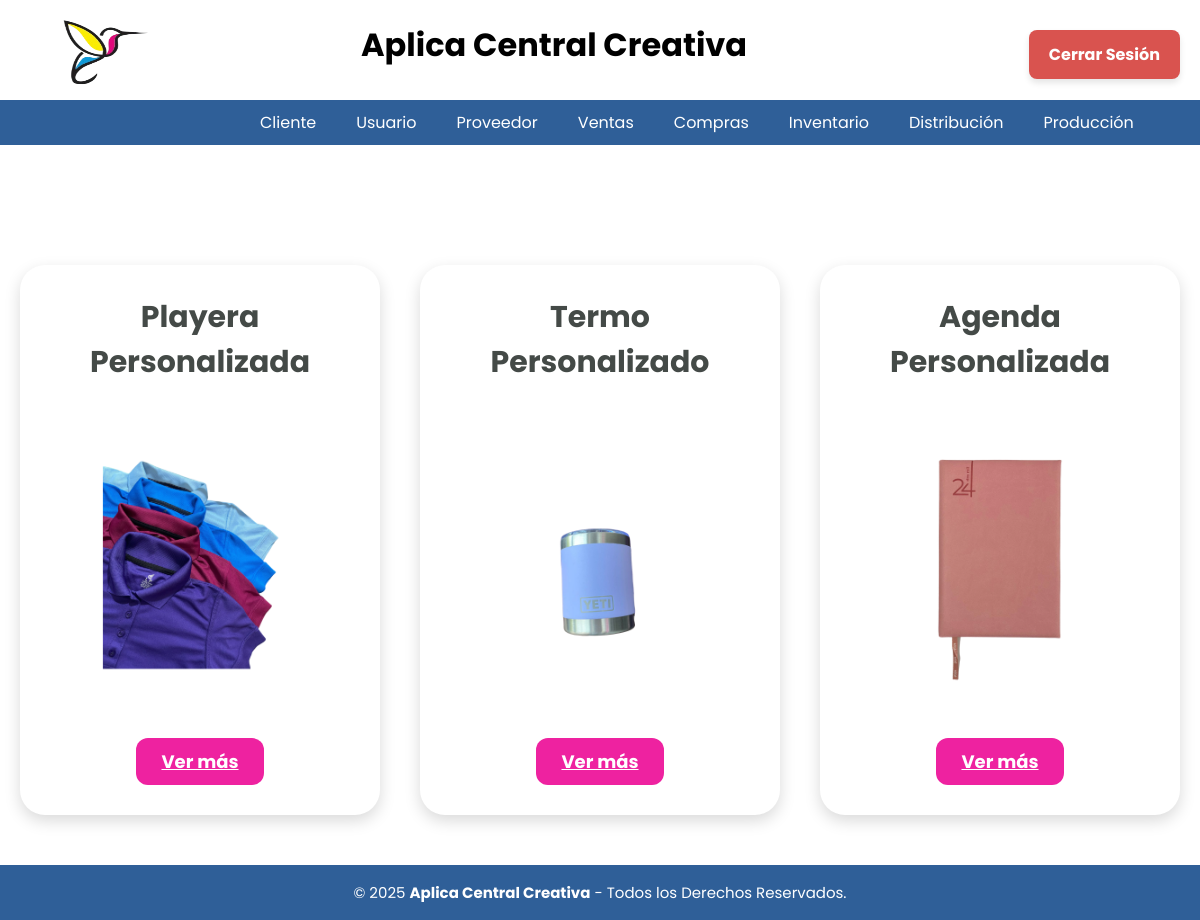
/Home/inicio.php (signed in), run on the app's committed database.
### tables this page shows
create table articulos(
id_articulo INT NOT NULL PRIMARY KEY,
nombre_articulo VARCHAR(70) NOT NULL,
descripcion TEXT NOT NULL,
categoria ENUM('Insumo', 'Producto') NOT NULL,  
precio NUMERIC(16,2),
costo NUMERIC(16,2),
existencias INT NOT NULL DEFAULT 0,
imagen VARCHAR(255),
fecha_registro DATETIME NOT NULL
);

### Home/inicio.php (the view, shortened to what this page needs)
<?php
include('../BD/ConexionBD.php');
include('../Nav/header.php');
$sql = "SELECT id_articulo, nombre_articulo, imagen
        FROM articulos
        WHERE categoria = 'Producto'";
$result = $conn->query($sql);
?>
<link rel="stylesheet" href="productos.css">
<body>
    <div class="products-container">
        <?php
        if ($result->num_rows > 0) {
            while ($row = $result->fetch_assoc()) {
                echo "<div class='product-card'>";
                echo "<h1 class='product-name'>" . htmlspecialchars($row["nombre_articulo"]) . "</h1>";
                echo "<div class='product-image'>";
                $imagen = !empty($row["imagen"]) ? $row["imagen"] : "default.jpg";
                echo "<img src='../Imagenes/" . htmlspecialchars($imagen) . "' alt='Producto'>";
                echo "</div>";
                echo "<a href='../Producto/Detalle.php?id_articulo=" . $row["id_articulo"] . "' class='view-more'>Ver más</a>";
                echo "</div>";
            }
        } else {
            echo "<p>No se encontraron productos.</p>";
        }
        ?>
    </div>
</body>
<?php
include('../Nav/footer.php');
?>
</html>

### BD/ConexionBD.php (shortened to what this page needs)
<!DOCTYPE html>
<html lang="en">
<head>
</head>
<body>
</body>
</html>

### Nav/header.php (shortened to what this page needs)
<?php
include('../BD/ConexionBD.php');
$id_rol = $_SESSION['id_rol'];
$menus = [
    1 => [
        "Cliente" => [
            "Catalogo" => "../Home/inicio.php",
        "Pedio" => "../Venta/Detalle_venta.php"
        ],
        "Usuario" => [
            "Usuario" => "../Usuarios/usuario.php",
            "Registro" => "../Usuarios/Registro/Registro_Usuario.php"
        ],
        "Proveedor" => "../Compras/Cotizacion/Cotizar.php",
        "Ventas" => [
        "Detalle" => "../Venta/Detalle_venta.php",
        "Bitacora" => "../Venta/Bitacora.php"
        ],
        "Compras" => [
            "Solicitar" => "../Compras/Solicitar/Solicitar_Compra.php",
            "Aprobar" => "../Compras/Aprobar/Aprobar_Compra.php",
            "Historial" => "../Compras/Reporte/Reporte_Compras.php"
        ],
        "Inventario" => "../Inventario/Inventario.php",
        "Distribución" => "../Distribucion/Distribucion.php",
        "Producción" => [
        "Producción" => "../Produccion/pro.php",
        "Productor" => "../Produccion/productor.php"
    ]],
    2 => ["Catalogo" => [
        "Catalogo" => "../Home/inicio.php",
        "Pedio" => "../Venta/Detalle_venta.php"
    ]],
    3 => ["Proveedor" => "../Compras/Cotizacion/Cotizar.php"],
    4 => ["Compras" => [
        "Solicitar" => "../Compras/Solicitar/Solicitar_Compra.php",
        "Aprobar" => "../Compras/Aprobar/Aprobar_Compra.php",
        "Historial" => "../Compras/Reporte/Reporte_Compras.php"
    ]],
    5 => ["Ventas" => [
        "Detalle" => "../../Venta/Detalle_venta.php",
        "Bitacora" => "../../Venta/Bitacora.php"
        ]],
    6 => ["Producción" => [
        "Producción" => "../Produccion/pro.php",
        "Productor" => "../Produccion/productor.php",
    ]],
    7 => ["Distribución" => "../Distribucion/Distribucion.php"],
    8 => ["../Inventario/Inventario.php" => "#"]
];
?>
<!DOCTYPE html>
<html lang="es">
<head>
    <link rel="stylesheet" href="../CSS/menu.css" type="text/css">
    <link rel="stylesheet" href="../CSS/cabecera.css" type="text/css">
    <link rel="stylesheet" href="../CSS/pie_pagina.css" type="text/css">
    <link rel="stylesheet" href="../CSS/tablas_boton.css" type="text/css">
    <link rel="stylesheet" href="../CSS/formularios.css" type="text/css">
    <link rel="stylesheet" href="../CSS/departamentos.css" type="text/css">
    <link rel="stylesheet" href="../CSS/cabecera2.css" type="text/css">
    <link rel="stylesheet" href="../CSS/Detalle_Producto.css" type="text/css">
</head>
<body>
<header class="cabecera_p">
    <div class="cabecera">
        <h1 class="nom_sis">Aplica Central Creativa</h1>
        <a href="../Inicio/inicio.php">
            <img src="../Imagenes/acc_logo.png" class="img-logo" alt="Logo">
        </a>
        <div class="logout-container">
            <form method="POST">
                <button type="submit" name="cerrar_sesion" class="btn_logout">Cerrar Sesión</button>
            </form>
        </div>
    </div>
        <div class="header">
            <ul class="nav">
                <?php
                if ($id_rol && isset($menus[$id_rol])) {
                    foreach ($menus[$id_rol] as $nombre => $url) {
                        if (is_array($url)) {
                            echo "<li><a href='#'>$nombre</a><ul class='submenu'>";
                            echo "</ul></li>";
                        } else {
                            echo "<li><a href='$url'>$nombre</a></li>";
                        }
                    }
                } else {
                    echo "<li><a href='#'>Acceso Denegado</a></li>";
                }
                ?>
            </ul>
        </div>
    </header>
</body>
</html>

### Nav/footer.php
<footer class="pie-pagina">
        <div class="grupo-2">
            <small>&copy; 2025 <b>Aplica Central Creativa</b> - Todos los Derechos Reservados.</small>
        </div>
    </footer>

### CSS/menu.css (style rules this page uses)
* { padding: 0px; margin: 0px; }
.header { margin: auto; width: 100%; background-color: #2f5f98; }
ul, ol { list-style: none; }
.nav { display: flex; margin-left: 20%; }
.nav > li { position: relative; float: left; }
.nav li a { background-color: #2f5f98; color: #fff; text-decoration: none; padding: 10px 20px; display: block; }

### CSS/cabecera.css (style rules this page uses)
.cabecera { height: 100px; width: 100%; background-color: rgb(255, 255, 255); border: 0.5px solid rgb(255, 255, 255); }
.nom_sis { position: absolute; margin-top: 20px; margin-left: 30%; }
.img-logo { height: 90px; width: 100px; float: left; margin-left: 50px; margin-top: 5px; }

### CSS/pie_pagina.css (style rules this page uses)
.pie-pagina { width: 100%; margin-top: 30px; }
.pie-pagina .grupo-2 { background-color: #2f5f98; padding: 15px 10px; text-align: center; color: #fff; }
.pie-pagina .grupo-2 small { font-size: 15px; }

### CSS/tablas_boton.css (style rules this page uses)
a { text-decoration: underline; color: rgb(0, 0, 0); }

### CSS/formularios.css (style rules this page uses)
* { font-family: 'Poppins', sans-serif; margin: 0; padding: 0; box-sizing: border-box; }

### CSS/departamentos.css (style rules this page uses)
a { text-decoration: underline; color: purple; }

### CSS/cabecera2.css (style rules this page uses)
* { padding: 0px; margin: 0px; }
.header { margin: auto; width: 100%; background-color: #2f5f98; }
ul, ol { list-style: none; }
.nav { display: flex; margin-left: 20%; }
.nav > li { position: relative; float: left; }
.nav li a { background-color: #2f5f98; color: #fff; text-decoration: none; padding: 10px 20px; display: block; }
h1, h2 { color: #000000; }
.logout-container { position: absolute; top: 30px; right: 20px; }
.btn_logout { background-color: #d9534f; color: white; border: none; padding: 12px 20px; font-size: 16px; font-weight: bold; cursor: pointer; border-radius: 8px; transition: all 0.3s ease; box-shadow: 0 4px 6px rgba(0, 0, 0, 0.1); margin-left: 10px; }

### CSS/Detalle_Producto.css (style rules this page uses)
.product-card { background: white; border-radius: 10px; box-shadow: 0 4px 8px rgba(0, 0, 0, 0.2); padding: 20px; max-width: 90%; width: 100%; display: flex; align-items: center; justify-content: space-between; height: 80vh; }
.product-image { width: 70%; display: flex; justify-content: center; align-items: center; }
.product-image img { width: 80%; max-width: 400px; height: auto; border-radius: 10px; }

### Home/productos.css (style rules this page uses)
:root { --color-negro: #444A47; --color-fondo: #F7F9FD; --color-footer: #151515; }
body { font-family: 'Poppins', sans-serif; }
.products-container { display: flex; justify-content: center; gap: 40px; margin: 50px auto; max-width: 1400px; flex-wrap: nowrap; }
.product-card { background-color: white; width: 30%; max-width: 400px; padding: 30px 20px; text-align: center; border-radius: 25px; box-shadow: 0 6px 16px rgba(0,0,0,0.15); display: flex; flex-direction: column; align-items: center; justify-content: space-between; position: relative; height: 550px; margin-top: 70px; }
.product-name { font-size: 30px; font-weight: bold; margin-bottom: 15px; color: var(--color-negro); }
.product-image img { width: 100%; height: 250px; object-fit: contain; margin-bottom: 15px; }
.view-more { display: inline-block; padding: 10px 25px; background-color: #ee22a0; color: white; border-radius: 12px; font-size: 18px; font-weight: bold; margin-top: 10px; transition: background-color 0.3s; }

### data on the page
articulos: nombre_articulo "Playera Personalizada", imagen (picture)
articulos: nombre_articulo "Termo Personalizado", imagen (picture)
articulos: nombre_articulo "Agenda Personalizada", imagen (picture)

### other printed values
$nombre "Cliente"
$nombre "Usuario"
$nombre "Proveedor"
$nombre "Ventas"
$nombre "Compras"
$nombre "Inventario"
$nombre "Distribución"
$nombre "Producción"
